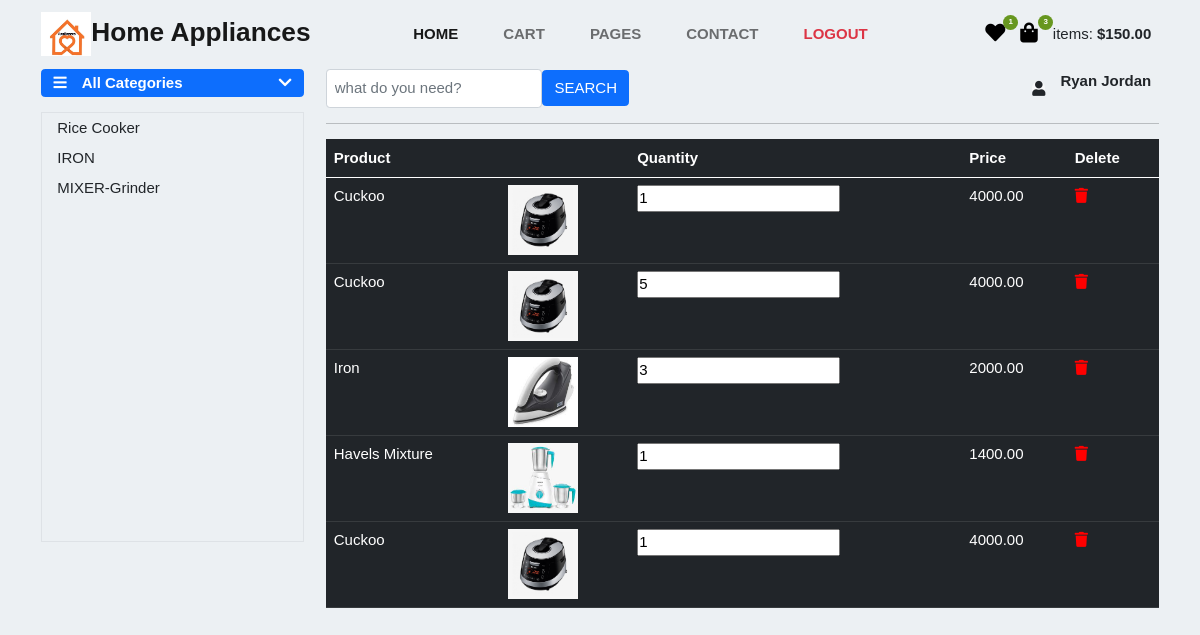
Page /public/cart.php (signed in) on the committed database.
### tables this page shows
CREATE TABLE `categories` (
  `ct_id` bigint(20) NOT NULL,
  `ct_name` varchar(255) NOT NULL,
  `ct_desc` varchar(255) NOT NULL
);

CREATE TABLE `customers` (
  `id` bigint(20) NOT NULL,
  `email` varchar(255) NOT NULL,
  `password` varchar(255) NOT NULL,
  `name` varchar(255) NOT NULL,
  `login_type` varchar(255) NOT NULL,
  `contact` text NOT NULL
);

CREATE TABLE `cart` (
  `id` bigint(20) NOT NULL,
  `product_id` bigint(20) NOT NULL,
  `customer_id` bigint(20) NOT NULL,
  `qty` int(10) NOT NULL
);

CREATE TABLE `products` (
  `pr_id` bigint(20) NOT NULL,
  `pr_name` varchar(255) NOT NULL,
  `pr_desc` varchar(255) NOT NULL,
  `pr_img` varchar(255) NOT NULL,
  `pr_price` decimal(10,2) NOT NULL,
  `pr_qty` int(10) NOT NULL,
  `cat_id` bigint(20) NOT NULL,
  `pr_brand` varchar(255) NOT NULL
);

### helpers/functions.php (called while the page is built, shortened)
<?php
function cLogged(){
    if(isset($_SESSION['customer'])){
        return true;
    }else{
        return false;
    }
}

### classes/dbh.class.php (called while the page is built)
<?php
class Dbh {
    private $host = "localhost";
    private $user = "root";
    private $pwd = "";
    private $dbName = "project";
    public function connect () {
        $dsn = 'mysql:host=' . $this->host . ';dbname=' . $this->dbName;
        $pdo = new PDO($dsn, $this->user, $this->pwd);
        $pdo->setAttribute(PDO::ATTR_DEFAULT_FETCH_MODE, PDO::FETCH_ASSOC);
        return $pdo;
    }
}

### classes/category.class.php (called while the page is built, shortened)
<?php
require_once "../classes/dbh.class.php";
class Category extends Dbh {
    public function getAll() {
        $sql = "SELECT * FROM `categories`";
        $stmt = $this->connect()->prepare($sql);
        $stmt->execute();
        while($result = $stmt->fetchAll()) {
            return $result;
        }
    }
}

### classes/customer.class.php (called while the page is built, shortened)
<?php
require_once "../classes/dbh.class.php";
class Customer extends Dbh{
    public function selected($email) {
        $sql = "SELECT * FROM `customers` WHERE email = ?";
        $stmt = $this->connect()->prepare($sql);
        $stmt->execute([$email]);
        $result = $stmt->fetch();
        return $result;
    }
}

### classes/cart.class.php (called while the page is built, shortened)
<?php
require_once "../classes/dbh.class.php";
class Cart extends Dbh {
    public function getAll($customer_id) {
        $sql = "SELECT * FROM cart INNER JOIN products WHERE product_id = products.pr_id AND customer_id = ?";
        $stmt = $this->connect()->prepare($sql);
        $stmt->execute([$customer_id]);
        while($result = $stmt->fetchAll()) {
            return $result;
        }
    }
}

### public/cart.php (the view, shortened to what this page needs)
<?php
require_once "layout/header.php";
if(isset($_SESSION['customer'])){
    $cart = new Cart();
    ?>
    <table class="table table-dark table-hover">
        <thead>
            <tr>
                <th colspan="2">Product</th>
                <th>Quantity</th>
                <th>Price</th>
                <th>Delete</th>
            </tr>
        </thead>
        <tbody>
            <?php
                if($cart->getAll($_SESSION['customer_id']) > 0):
                    foreach ($cart->getAll($_SESSION['customer_id']) as $items) {
                        ?>
                            <tr>
                                <td><?=$items['pr_name']?></td>
                                <td><img src="../admin/uploads/<?=$items['pr_img']?>" alt="" srcset="" height="70px" width="70px"></td>
                                <td><input type="number" value="<?=$items['qty']?>"></td>
                                <td><?=$items['pr_price']?></td>
                                <td><i class="fas fa-trash" style="color:red"></i></td>
                            </tr>
                        <?php
                    }
                else:
                    echo "
                        <div class='alert alert-info' role='alert'>
                        No items present in cart!
                        </div>
                    ";
                endif;
            ?>
        </tbody>
    </table>
    <?php
}
require_once "layout/footer.php";
?>

### public/layout/header.php (shortened to what this page needs)
<?php
$category = new Category;
?>
<!DOCTYPE html>
<html lang="en">
<head>
    <link rel="stylesheet" href="https://cdn.jsdelivr.net/npm/bootstrap@5.0.1/dist/css/bootstrap.min.css">
    <link rel="stylesheet" href="https://use.fontawesome.com/releases/v5.7.2/css/all.css">
    <link rel="stylesheet" href="https://cdnjs.cloudflare.com/ajax/libs/font-awesome/4.7.0/css/font-awesome.min.css">
    <link rel="stylesheet" href="layout/css/style.css">
    <link href="layout/css/ui.css" rel="stylesheet" type="text/css" />
</head>
<body>
<div class="container">
    <nav class="navbar navbar-expand-lg navbar-light ">
        <div class="container-fluid pe-lg-2 p-0"> <a class="navbar-brand fw-bold fs-3" href="index.php"><img src="../img/logo.jpeg" alt="Brand Logo" width="50px" >Home Appliances</a>
            <div class="collapse navbar-collapse" id="navbarSupportedContent">
                <ul class="navbar-nav ms-auto mb-2 mb-lg-0">
                    <li class="nav-item"> <a class="nav-link pe-3 me-4 fw-bold active" aria-current="page" href="index.php">HOME</a> </li>
                    <li class="nav-item"> <a class="nav-link pe-3 me-4 fw-bold" href="cart.php">CART</a> </li>
                    <li class="nav-item"> <a class="nav-link pe-3 me-4 fw-bold" href="#">PAGES</a> </li>
                    <li class="nav-item"> <a class="nav-link pe-3 me-4 fw-bold" href="#">CONTACT</a> </li>
                    <?php
                        if(!cLogged()){
                    ?>
                    <li class="nav-item"> <a class="nav-link pe-3 me-4 fw-bold" href="login.php">LOGIN</a> </li>
                    <?php
                        }else{
                            ?>
                            <li class="nav-item"> <a class="nav-link pe-3 me-4 fw-bold text-danger" href="logout.php" onClick="return confirm('Confirm Logout')">LOGOUT</a> </li>
                        <?php
                        }
                    ?>
                </ul>
                <?php
                if(cLogged()){
                    ?>
                        <ul class="navbar-nav icons ms-auto mb-2 mb-lg-0">
                            <li class=" nav-item pe-3"> <a href="wish.php" class="fas fa-heart"> <span class="num rounded-circle">1</span> </a> </li>
                            <li class=" nav-item pe-3"> <a href="cart.php" class="fas fa-shopping-bag"> <span class="num rounded-circle">3</span> </a> </li>
                            <li class=" nav-item"> <span class="">items:</span> <span class="fw-bold">$150.00</span> </li>
                        </ul>
                    <?php
                }
                ?>
            </div>
        </div>
    </nav>
    <div class="row">
        <div class="col-lg-3 mb-lg-0 mb-2">
            <p> <a  class="btn btn-primary w-100 d-flex align-items-center justify-content-between" data-bs-toggle="collapse" href="#collapseExample" role="button" aria-expanded="true" aria-controls="collapseExample"> <span class="fas fa-bars"><span class="ps-3">All Categories</span></span> <span class="fas fa-chevron-down"></span> </a> </p>
            <div class="collapse show border" id="collapseExample">
                <ul class="list-unstyled">
                    <?php
                    if($category->getAll() > 0):
                        foreach ($category->getAll() as $cat):
                    ?>
                        <li><a class="dropdown-item" href="category.php?id=<?=$cat['ct_id']?>"><?=$cat['ct_name']?></a></li>
                    <?php
                        endforeach;
                    else:
                        echo "<p style='color:red;'>No categories</p>";
                    endif;
                    ?>
                </ul>
            </div>
        </div>
        <div class="col-lg-9">
            <div class="d-lg-flex">
                <div class="d-lg-flex align-items-center">
                    <div class="d-flex align-items-center w-100 h-100 ps-lg-0 ps-sm-3">
                         <input class="form-control p-2" type="text" placeholder="what do you need?">
                        <div class="btn btn-primary d-flex align-items-center justify-content-center"> SEARCH</div>
                    </div>
                </div>
                <?php
                            if(cLogged()){
                                $customer = new Customer();
                                ?>
                <div class="d-flex align-items-center ms-lg-auto mt-lg-0 mt-3 pe-2"> <span class=" me-2 fas fa-user bg-light rounded-circle"></span>
                    <div class="d-flex flex-column ps-2">
                                <p class="fw-bold"><?=$customer->selected($_SESSION['customer'])['name']?></p>
                                <?php
                            }else{
                                ?>
                                <div class="d-flex align-items-center ms-lg-auto mt-lg-0 mt-3 pe-2"> <a href="login.php"><span class=" me-2 fas fa-user-slash bg-light rounded-circle"></span></a>
                    <div class="d-flex flex-column ps-2">
                                <?php
                            }
                        ?>
                    </div>
                </div>
            </div>
            <hr style="width:100%;text-align:left;margin-left:0">

### public/layout/css/style.css (style rules this page uses)
* { margin: 0; padding: 0; box-sizing: border-box; font-family: 'Poppins', sans-serif }
body { background: #ecf0f3 }
.num { position: absolute; display: flex; flex-direction: column; justify-content: center; align-items: center; top: -8px; left: 18px; width: 15px; height: 15px; font-size: 8px; background-color: #67971f; color: white }
a.fas { position: relative; font-size: 20px; text-decoration: none; color: black }
.collapse.show { height: 430px; overflow-y: scroll; }

### public/layout/css/ui.css (style rules this page uses)
html { font-size: 15px; }
.border { border: 1px solid #dee2e6; }
[class*="list-"] li:after { visibility: hidden; display: block; content: ""; overflow: hidden; height: 0; clear: both; }

### rows in the picture
categories: ct_name "Rice Cooker"
categories: ct_name "IRON"
categories: ct_name "MIXER-Grinder"
customers: name "Ryan Jordan"
cart: product.pr_name "Cuckoo", product.pr_img (picture), qty "1", product.pr_price "4000.00"
cart: product.pr_name "Cuckoo", product.pr_img (picture), qty "5", product.pr_price "4000.00"
cart: product.pr_name "Iron", product.pr_img (picture), qty "3", product.pr_price "2000.00"
cart: product.pr_name "Havels Mixture", product.pr_img (picture), qty "1", product.pr_price "1400.00"
cart: product.pr_name "Cuckoo", product.pr_img (picture), qty "1", product.pr_price "4000.00"
